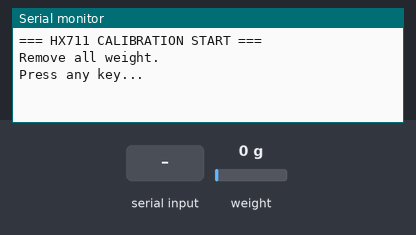
Bench run of a sketch on a simulated Arduino Uno, built with avr-gcc and run on an emulated ATmega328P. Shown: the last lines printed to the serial monitor. The test bench sets the inputs (shaded band); at power-on: weight on the scale 0 g.

Above: at 2.9 s.
3.0 s: "1" received over Serial
At 5.8 s:
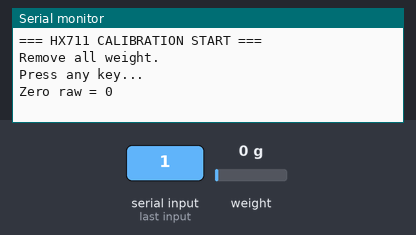
6.0 s: "0" received over Serial
At 9.3 s:
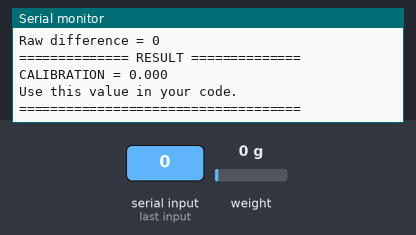

The sketch:

calibration.ino
```cpp
#include "HX711.h"

// ---------------- 핀 ----------------
#define HX_DOUT 3
#define HX_SCK  2

HX711 scale;

// ---------------- 설정 ----------------
float knownWeightKg = 1.000;   // 올릴 기준 추 무게 (kg 단위)
int samples = 20;              // 평균 샘플 수

// =================================================
long readAverage(int n)
{
long sum = 0;
for(int i=0;i<n;i++)
{
while(!scale.is_ready());
sum += scale.read();
}
return sum / n;
}

// =================================================
void setup()
{
Serial.begin(115200);
delay(2000);

Serial.println("=== HX711 CALIBRATION START ===");

scale.begin(HX_DOUT, HX_SCK);

// ---------------- 영점 ----------------
Serial.println("Remove all weight.");
Serial.println("Press any key...");
while(!Serial.available());
Serial.read();

long zero = readAverage(samples);
Serial.print("Zero raw = ");
Serial.println(zero);

delay(1000);

// ---------------- 기준추 ----------------
Serial.print("Place weight: ");
Serial.print(knownWeightKg);
Serial.println(" kg");
Serial.println("Press any key...");
while(!Serial.available());
Serial.read();

long load = readAverage(samples);
Serial.print("Load raw = ");
Serial.println(load);

// ---------------- 계산 ----------------
long diff = load - zero;

Serial.print("Raw difference = ");
Serial.println(diff);

float calibration = (float)diff / knownWeightKg;

Serial.println("============== RESULT ==============");
Serial.print("CALIBRATION = ");
Serial.println(calibration, 3);
Serial.println("Use this value in your code.");
Serial.println("====================================");
}

void loop(){}
```

Measured:
- after the input at 3.0 s, the serial monitor: prints a new line after 2.0 s (image 1)
- after the input at 6.0 s, the serial monitor: prints a new line after 2.0 s (image 2)
